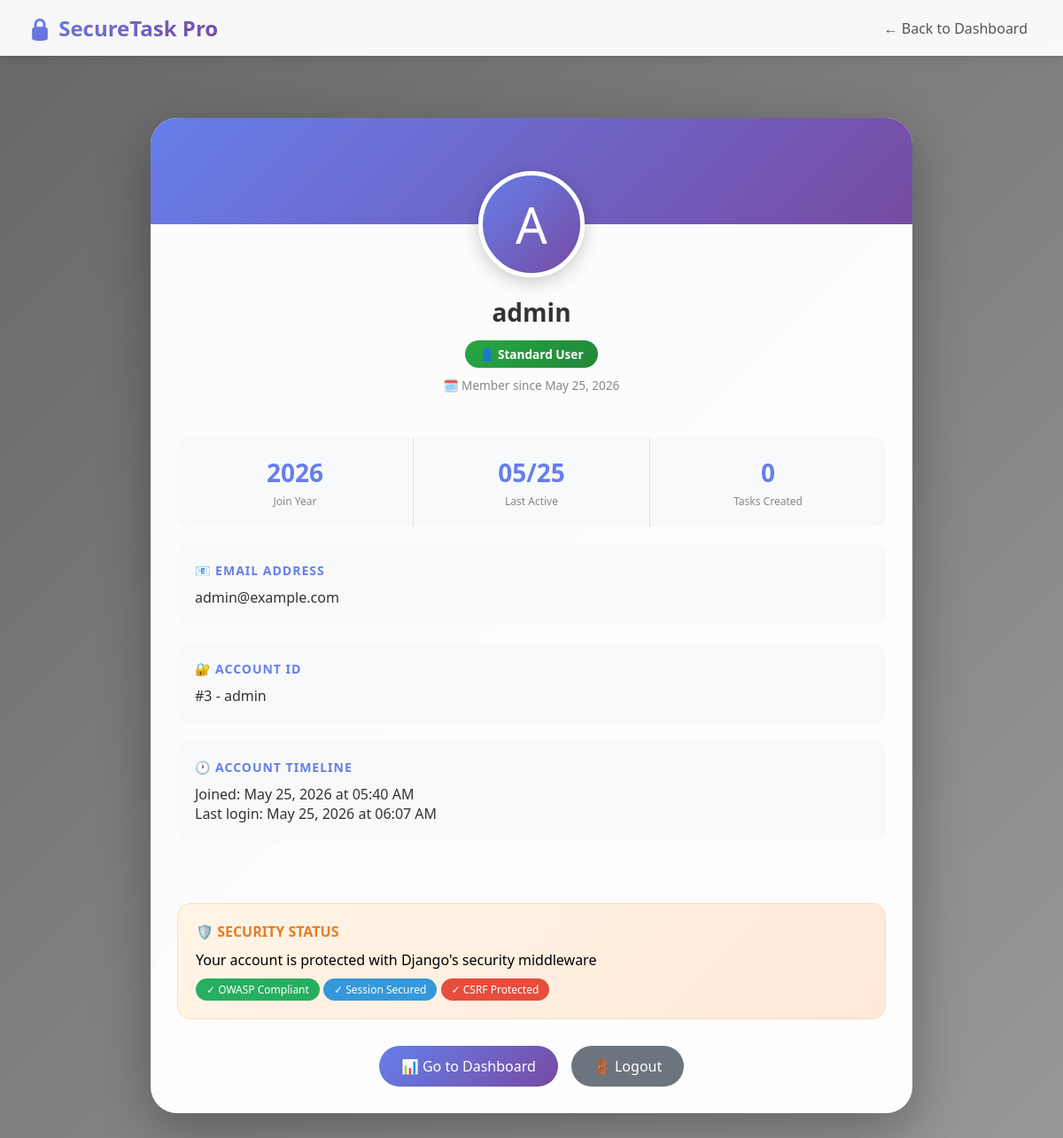
The app's page /profile/ (signed in) with its own data.
### core/models.py (models this page shows, shortened)
class User(AbstractUser):
    ROLE_CHOICES = (
        ('admin', 'Admin'),
        ('normal', 'Normal User'),
    )
    role = models.CharField(max_length=10, choices=ROLE_CHOICES, default='normal')
    two_factor_enabled = models.BooleanField(default=False)
    two_factor_code = models.CharField(max_length=6, blank=True, null=True)
    two_factor_code_created = models.DateTimeField(blank=True, null=True)

### core/views.py (the view)
# urls.py: path('profile/', views.profile, name='profile'),
@login_required
def profile(request):
    return render(request, 'core/profile.html')

### core/templates/core/profile.html (shortened to what this page needs)
<!DOCTYPE html>
<html lang="en">
<head>
</head>
<body>
    <nav class="navbar">
        <div class="logo">🔒 SecureTask Pro</div>
        <div class="nav-links">
            <a href="{% url 'dashboard' %}">← Back to Dashboard</a>
        </div>
    </nav>
    <div class="container">
        <div class="profile-card">
            <div class="cover-photo"></div>
            <div class="avatar-section">
                <div class="avatar">
                    {{ request.user.username|make_list|first|upper }}
                </div>
            </div>
            <div class="profile-info">
                <div class="username">{{ request.user.username }}</div>
                <span class="role-badge {% if request.user.role == 'admin' %}role-admin{% else %}role-user{% endif %}">
                    {% if request.user.role == 'admin' %}👑 Administrator{% else %}👤 Standard User{% endif %}
                </span>
                <div class="member-since">
                    🗓️ Member since {{ request.user.date_joined|date:"F d, Y" }}
                </div>
            </div>
            <div class="stats-grid">
                <div class="stat-item">
                    <div class="stat-number">{{ request.user.date_joined|date:"Y" }}</div>
                    <div class="stat-label">Join Year</div>
                </div>
                <div class="stat-item">
                    <div class="stat-number">
                        {% if request.user.last_login %}
                            {{ request.user.last_login|date:"m/d" }}
                        {% else %}
                            New
                        {% endif %}
                    </div>
                    <div class="stat-label">Last Active</div>
                </div>
                <div class="stat-item">
                    <div class="stat-number">
                        {{ request.user.tasks.count }}
                    </div>
                    <div class="stat-label">Tasks Created</div>
                </div>
            </div>
            <div class="info-section">
                <div class="info-card">
                    <div class="info-title">📧 EMAIL ADDRESS</div>
                    <div class="info-value">{{ request.user.email|default:"Not provided" }}</div>
                </div>
                <div class="info-card">
                    <div class="info-title">🔐 ACCOUNT ID</div>
                    <div class="info-value">#{{ request.user.id }} - {{ request.user.username|slugify }}</div>
                </div>
                <div class="info-card">
                    <div class="info-title">🕐 ACCOUNT TIMELINE</div>
                    <div class="info-value">
                        Joined: {{ request.user.date_joined|date:"F d, Y \a\t h:i A" }}<br>
                        Last login: {{ request.user.last_login|date:"F d, Y \a\t h:i A"|default:"First time user" }}
                    </div>
                </div>
            </div>
            <div class="security-section">
                <div class="security-title">🛡️ SECURITY STATUS</div>
                <div>Your account is protected with Django's security middleware</div>
                <div class="security-badge">✓ OWASP Compliant</div>
                <div class="security-badge" style="background: #3498db;">✓ Session Secured</div>
                <div class="security-badge" style="background: #e74c3c;">✓ CSRF Protected</div>
            </div>
            <div class="action-buttons">
                <a href="{% url 'dashboard' %}" class="btn btn-primary">📊 Go to Dashboard</a>
                <a href="{% url 'logout' %}" class="btn btn-secondary">🚪 Logout</a>
            </div>
        </div>
    </div>
</body>
</html>

### core/templates/core/profile.html (style rules this page uses)
* { margin: 0; padding: 0; box-sizing: border-box; }
body { font-family: 'Segoe UI', Tahoma, Geneva, Verdana, sans-serif; min-height: 100vh; position: relative; background-image: url('https://images.unsplash.com/photo-1522071820081-009f0129c71c?q=80&w=2070&auto=format&fit=crop'); background-size: cover; background-position: center; background-attachment: fixed; }
body::before { content: ''; position: fixed; top: 0; left: 0; width: 100%; height: 100%; background: linear-gradient(135deg, rgba(0,0,0,0.6), rgba(0,0,0,0.4)); z-index: 0; }
.navbar { position: relative; z-index: 2; background: rgba(255, 255, 255, 0.95); backdrop-filter: blur(10px); padding: 15px 30px; display: flex; justify-content: space-between; align-items: center; flex-wrap: wrap; box-shadow: 0 2px 10px rgba(0,0,0,0.1); }
.logo { font-size: 1.5rem; font-weight: bold; background: linear-gradient(135deg, #667eea, #764ba2); -webkit-background-clip: text; background-clip: text; color: transparent; }
.nav-links a { text-decoration: none; color: #555; margin: 0 10px; transition: 0.3s; }
.container { position: relative; z-index: 1; max-width: 900px; margin: 50px auto; padding: 20px; }
.profile-card { background: rgba(255, 255, 255, 0.98); border-radius: 30px; overflow: hidden; box-shadow: 0 20px 60px rgba(0,0,0,0.3); animation: fadeInUp 0.6s ease; }
.cover-photo { height: 120px; background: linear-gradient(135deg, #667eea, #764ba2); position: relative; }
.avatar-section { text-align: center; margin-top: -60px; position: relative; }
.avatar { width: 120px; height: 120px; background: linear-gradient(135deg, #667eea, #764ba2); border-radius: 50%; display: inline-flex; align-items: center; justify-content: center; font-size: 3.5rem; color: white; border: 5px solid white; box-shadow: 0 5px 20px rgba(0,0,0,0.2); }
.profile-info { text-align: center; padding: 20px 30px 30px; }
.username { font-size: 28px; font-weight: bold; color: #333; margin-bottom: 8px; }
.role-badge { display: inline-block; padding: 6px 16px; border-radius: 50px; font-size: 0.85rem; font-weight: bold; margin-top: 5px; }
.role-user { background: linear-gradient(135deg, #28a745, #218838); color: white; }
.member-since { color: #888; font-size: 0.85rem; margin-top: 10px; }
.stats-grid { display: grid; grid-template-columns: repeat(3, 1fr); gap: 1px; background: #e0e0e0; margin: 20px 30px; border-radius: 15px; overflow: hidden; }
.stat-item { background: #f8f9fa; padding: 20px; text-align: center; transition: 0.3s; }
.stat-number { font-size: 28px; font-weight: bold; color: #667eea; }
.stat-label { font-size: 12px; color: #888; margin-top: 5px; }
.info-section { padding: 0 30px 30px; }
.info-card { background: #f8f9fa; border-radius: 15px; padding: 20px; margin-bottom: 20px; transition: 0.3s; }
.info-title { font-weight: bold; color: #667eea; margin-bottom: 10px; font-size: 14px; text-transform: uppercase; letter-spacing: 1px; }
.info-value { font-size: 16px; color: #333; word-break: break-word; }
.security-section { background: linear-gradient(135deg, #fff5e6, #ffe8d9); border-radius: 15px; padding: 20px; margin: 20px 30px 30px; border: 1px solid #ffd9b5; }
.security-title { font-weight: bold; color: #e67e22; margin-bottom: 10px; }
.security-badge { display: inline-block; padding: 4px 12px; background: #27ae60; color: white; border-radius: 20px; font-size: 12px; margin-top: 10px; }
.action-buttons { display: flex; gap: 15px; justify-content: center; padding: 0 30px 30px; }
.btn { padding: 12px 25px; border-radius: 50px; text-decoration: none; font-weight: 500; transition: 0.3s; display: inline-block; text-align: center; }
.btn-primary { background: linear-gradient(135deg, #667eea, #764ba2); color: white; }
.btn-secondary { background: #6c757d; color: white; }

### records on screen
User: user.username|make_list "A", user.username "admin", user.date_joined "May 25, 2026", user.date_joined "2026", user.last_login "05/25", user.tasks.count "0", user.email "admin@example.com", user.id "3", user.username|slugify "admin", user.date_joined "May 25, 2026 at 05:40 AM", user.last_login "May 25, 2026 at 06:07 AM"
